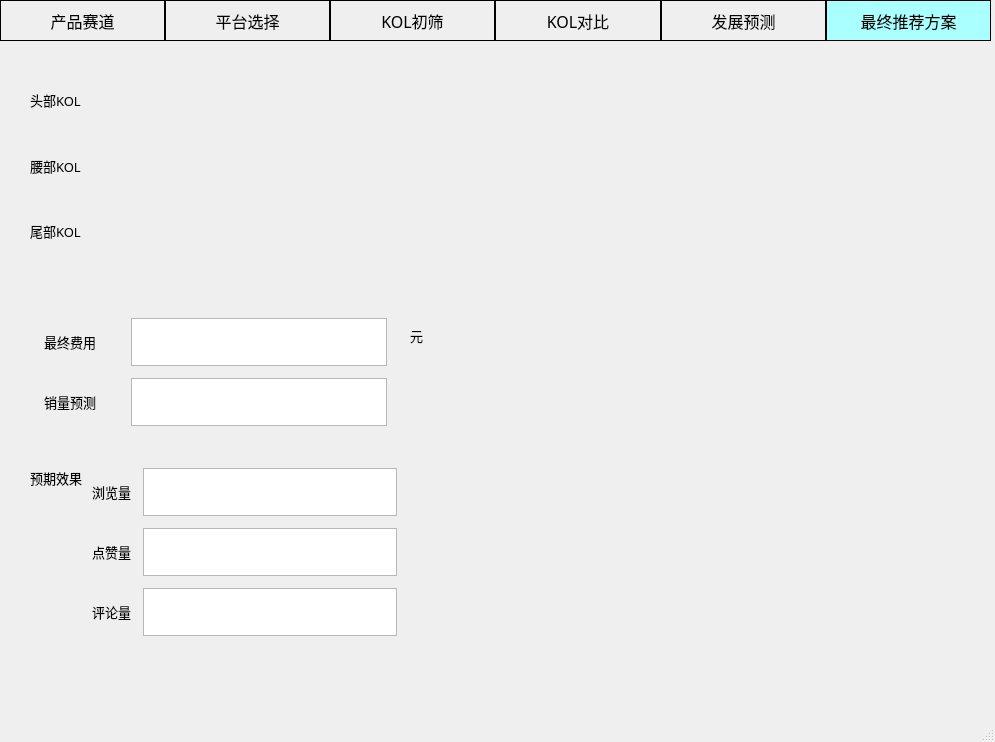
<?xml version="1.0" encoding="UTF-8"?>
<ui version="4.0">
 <class>MainWindow</class>
 <widget class="QMainWindow" name="MainWindow">
  <property name="geometry">
   <rect>
    <x>0</x>
    <y>0</y>
    <width>995</width>
    <height>742</height>
   </rect>
  </property>
  <property name="windowTitle">
   <string>MainWindow</string>
  </property>
  <widget class="QWidget" name="centralwidget">
   <property name="font">
    <font>
     <family>微软雅黑</family>
     <pointsize>10</pointsize>
    </font>
   </property>
   <widget class="QWidget" name="layoutWidget">
    <property name="geometry">
     <rect>
      <x>0</x>
      <y>0</y>
      <width>991</width>
      <height>41</height>
     </rect>
    </property>
    <layout class="QHBoxLayout" name="horizontalLayout">
     <property name="spacing">
      <number>0</number>
     </property>
     <property name="leftMargin">
      <number>0</number>
     </property>
     <property name="rightMargin">
      <number>0</number>
     </property>
     <item>
      <widget class="QLabel" name="label">
       <property name="sizePolicy">
        <sizepolicy hsizetype="Expanding" vsizetype="Preferred">
         <horstretch>0</horstretch>
         <verstretch>0</verstretch>
        </sizepolicy>
       </property>
       <property name="font">
        <font>
         <family>微软雅黑</family>
         <pointsize>12</pointsize>
        </font>
       </property>
       <property name="styleSheet">
        <string notr="true">border:1px solid rgb(0, 0, 0);</string>
       </property>
       <property name="lineWidth">
        <number>1</number>
       </property>
       <property name="midLineWidth">
        <number>0</number>
       </property>
       <property name="text">
        <string>产品赛道</string>
       </property>
       <property name="scaledContents">
        <bool>false</bool>
       </property>
       <property name="alignment">
        <set>Qt::AlignCenter</set>
       </property>
       <property name="wordWrap">
        <bool>false</bool>
       </property>
       <property name="margin">
        <number>0</number>
       </property>
      </widget>
     </item>
     <item>
      <widget class="QLabel" name="label_2">
       <property name="sizePolicy">
        <sizepolicy hsizetype="Expanding" vsizetype="Preferred">
         <horstretch>0</horstretch>
         <verstretch>0</verstretch>
        </sizepolicy>
       </property>
       <property name="font">
        <font>
         <family>微软雅黑</family>
         <pointsize>12</pointsize>
        </font>
       </property>
       <property name="styleSheet">
        <string notr="true">border:1px solid rgb(0, 0, 0);</string>
       </property>
       <property name="lineWidth">
        <number>1</number>
       </property>
       <property name="text">
        <string>平台选择</string>
       </property>
       <property name="alignment">
        <set>Qt::AlignCenter</set>
       </property>
      </widget>
     </item>
     <item>
      <widget class="QLabel" name="label_3">
       <property name="sizePolicy">
        <sizepolicy hsizetype="Expanding" vsizetype="Preferred">
         <horstretch>0</horstretch>
         <verstretch>0</verstretch>
        </sizepolicy>
       </property>
       <property name="font">
        <font>
         <family>微软雅黑</family>
         <pointsize>12</pointsize>
        </font>
       </property>
       <property name="styleSheet">
        <string notr="true">border:1px solid rgb(0, 0, 0);</string>
       </property>
       <property name="text">
        <string>KOL初筛</string>
       </property>
       <property name="alignment">
        <set>Qt::AlignCenter</set>
       </property>
      </widget>
     </item>
     <item>
      <widget class="QLabel" name="label_4">
       <property name="sizePolicy">
        <sizepolicy hsizetype="Expanding" vsizetype="Preferred">
         <horstretch>0</horstretch>
         <verstretch>0</verstretch>
        </sizepolicy>
       </property>
       <property name="font">
        <font>
         <family>微软雅黑</family>
         <pointsize>12</pointsize>
        </font>
       </property>
       <property name="styleSheet">
        <string notr="true">
border:1px solid rgb(0, 0, 0);</string>
       </property>
       <property name="text">
        <string>KOL对比</string>
       </property>
       <property name="alignment">
        <set>Qt::AlignCenter</set>
       </property>
      </widget>
     </item>
     <item>
      <widget class="QLabel" name="label_5">
       <property name="sizePolicy">
        <sizepolicy hsizetype="Expanding" vsizetype="Preferred">
         <horstretch>0</horstretch>
         <verstretch>0</verstretch>
        </sizepolicy>
       </property>
       <property name="font">
        <font>
         <family>微软雅黑</family>
         <pointsize>12</pointsize>
        </font>
       </property>
       <property name="styleSheet">
        <string notr="true">
border:1px solid rgb(0, 0, 0);</string>
       </property>
       <property name="text">
        <string>发展预测</string>
       </property>
       <property name="alignment">
        <set>Qt::AlignCenter</set>
       </property>
      </widget>
     </item>
     <item>
      <widget class="QLabel" name="label_6">
       <property name="sizePolicy">
        <sizepolicy hsizetype="Expanding" vsizetype="Preferred">
         <horstretch>0</horstretch>
         <verstretch>0</verstretch>
        </sizepolicy>
       </property>
       <property name="font">
        <font>
         <family>微软雅黑</family>
         <pointsize>12</pointsize>
        </font>
       </property>
       <property name="styleSheet">
        <string notr="true">background-color: rgb(170, 255, 255);
border:1px solid rgb(0, 0, 0);</string>
       </property>
       <property name="text">
        <string>最终推荐方案</string>
       </property>
       <property name="alignment">
        <set>Qt::AlignCenter</set>
       </property>
      </widget>
     </item>
    </layout>
   </widget>
   <widget class="QLabel" name="label_9">
    <property name="geometry">
     <rect>
      <x>410</x>
      <y>310</y>
      <width>81</width>
      <height>51</height>
     </rect>
    </property>
    <property name="text">
     <string>元</string>
    </property>
   </widget>
   <widget class="QWidget" name="formLayoutWidget">
    <property name="geometry">
     <rect>
      <x>30</x>
      <y>460</y>
      <width>371</width>
      <height>186</height>
     </rect>
    </property>
    <layout class="QFormLayout" name="formLayout">
     <item row="0" column="0">
      <widget class="QLabel" name="label_10">
       <property name="text">
        <string>预期效果</string>
       </property>
      </widget>
     </item>
     <item row="0" column="1">
      <layout class="QGridLayout" name="gridLayout_2">
       <property name="leftMargin">
        <number>4</number>
       </property>
       <property name="topMargin">
        <number>8</number>
       </property>
       <property name="rightMargin">
        <number>4</number>
       </property>
       <property name="bottomMargin">
        <number>8</number>
       </property>
       <property name="spacing">
        <number>12</number>
       </property>
       <item row="2" column="1">
        <widget class="QTextBrowser" name="textBrowser_5">
         <property name="sizePolicy">
          <sizepolicy hsizetype="Preferred" vsizetype="Preferred">
           <horstretch>0</horstretch>
           <verstretch>0</verstretch>
          </sizepolicy>
         </property>
         <property name="maximumSize">
          <size>
           <width>16777215</width>
           <height>48</height>
          </size>
         </property>
        </widget>
       </item>
       <item row="2" column="0">
        <widget class="QLabel" name="label_13">
         <property name="text">
          <string>评论量</string>
         </property>
        </widget>
       </item>
       <item row="1" column="1">
        <widget class="QTextBrowser" name="textBrowser_4">
         <property name="sizePolicy">
          <sizepolicy hsizetype="Preferred" vsizetype="Preferred">
           <horstretch>0</horstretch>
           <verstretch>0</verstretch>
          </sizepolicy>
         </property>
         <property name="maximumSize">
          <size>
           <width>16777215</width>
           <height>48</height>
          </size>
         </property>
        </widget>
       </item>
       <item row="0" column="0">
        <widget class="QLabel" name="label_11">
         <property name="text">
          <string>浏览量</string>
         </property>
        </widget>
       </item>
       <item row="1" column="0">
        <widget class="QLabel" name="label_12">
         <property name="text">
          <string>点赞量</string>
         </property>
        </widget>
       </item>
       <item row="0" column="1">
        <widget class="QTextBrowser" name="textBrowser_3">
         <property name="sizePolicy">
          <sizepolicy hsizetype="Preferred" vsizetype="Preferred">
           <horstretch>0</horstretch>
           <verstretch>0</verstretch>
          </sizepolicy>
         </property>
         <property name="maximumSize">
          <size>
           <width>16777215</width>
           <height>48</height>
          </size>
         </property>
        </widget>
       </item>
      </layout>
     </item>
    </layout>
   </widget>
   <widget class="QWidget" name="layoutWidget">
    <property name="geometry">
     <rect>
      <x>40</x>
      <y>310</y>
      <width>351</width>
      <height>124</height>
     </rect>
    </property>
    <layout class="QGridLayout" name="gridLayout">
     <property name="leftMargin">
      <number>4</number>
     </property>
     <property name="topMargin">
      <number>8</number>
     </property>
     <property name="rightMargin">
      <number>4</number>
     </property>
     <property name="bottomMargin">
      <number>8</number>
     </property>
     <property name="horizontalSpacing">
      <number>8</number>
     </property>
     <property name="verticalSpacing">
      <number>12</number>
     </property>
     <item row="1" column="1">
      <widget class="QTextBrowser" name="textBrowser_2">
       <property name="sizePolicy">
        <sizepolicy hsizetype="Preferred" vsizetype="Preferred">
         <horstretch>0</horstretch>
         <verstretch>0</verstretch>
        </sizepolicy>
       </property>
       <property name="maximumSize">
        <size>
         <width>16777215</width>
         <height>48</height>
        </size>
       </property>
      </widget>
     </item>
     <item row="0" column="1">
      <widget class="QTextBrowser" name="textBrowser">
       <property name="sizePolicy">
        <sizepolicy hsizetype="Preferred" vsizetype="Preferred">
         <horstretch>0</horstretch>
         <verstretch>0</verstretch>
        </sizepolicy>
       </property>
       <property name="maximumSize">
        <size>
         <width>16777215</width>
         <height>48</height>
        </size>
       </property>
      </widget>
     </item>
     <item row="1" column="0">
      <widget class="QLabel" name="label_8">
       <property name="text">
        <string>销量预测</string>
       </property>
      </widget>
     </item>
     <item row="0" column="0">
      <widget class="QLabel" name="label_7">
       <property name="text">
        <string>最终费用</string>
       </property>
      </widget>
     </item>
    </layout>
   </widget>
   <widget class="QWidget" name="layoutWidget">
    <property name="geometry">
     <rect>
      <x>30</x>
      <y>70</y>
      <width>91</width>
      <height>191</height>
     </rect>
    </property>
    <layout class="QVBoxLayout" name="verticalLayout">
     <item>
      <widget class="QLabel" name="label_14">
       <property name="text">
        <string>头部KOL</string>
       </property>
      </widget>
     </item>
     <item>
      <widget class="QLabel" name="label_15">
       <property name="text">
        <string>腰部KOL</string>
       </property>
      </widget>
     </item>
     <item>
      <widget class="QLabel" name="label_16">
       <property name="text">
        <string>尾部KOL</string>
       </property>
      </widget>
     </item>
    </layout>
   </widget>
  </widget>
  <widget class="QMenuBar" name="menubar">
   <property name="geometry">
    <rect>
     <x>0</x>
     <y>0</y>
     <width>995</width>
     <height>26</height>
    </rect>
   </property>
  </widget>
  <widget class="QStatusBar" name="statusbar"/>
 </widget>
 <resources/>
 <connections/>
</ui>
